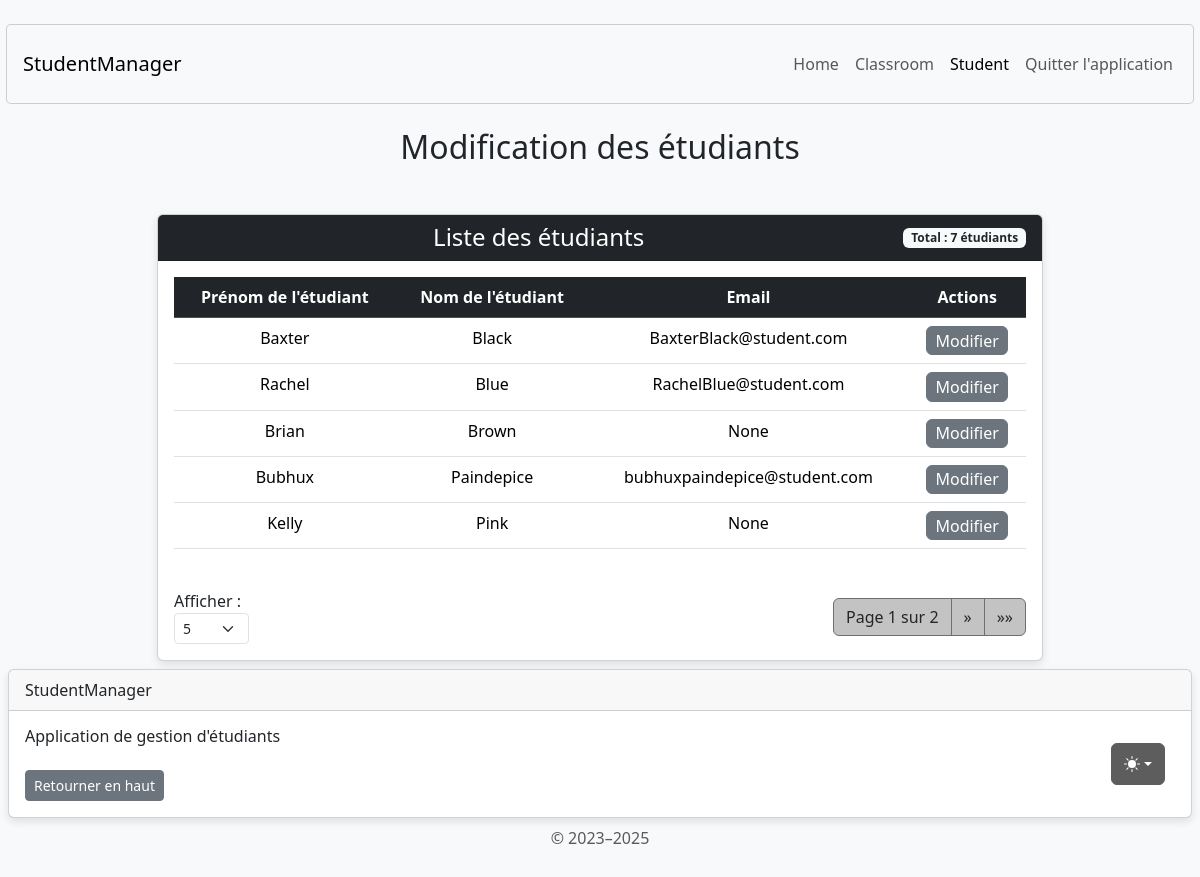
Page /student/update/ on the earlier database version.
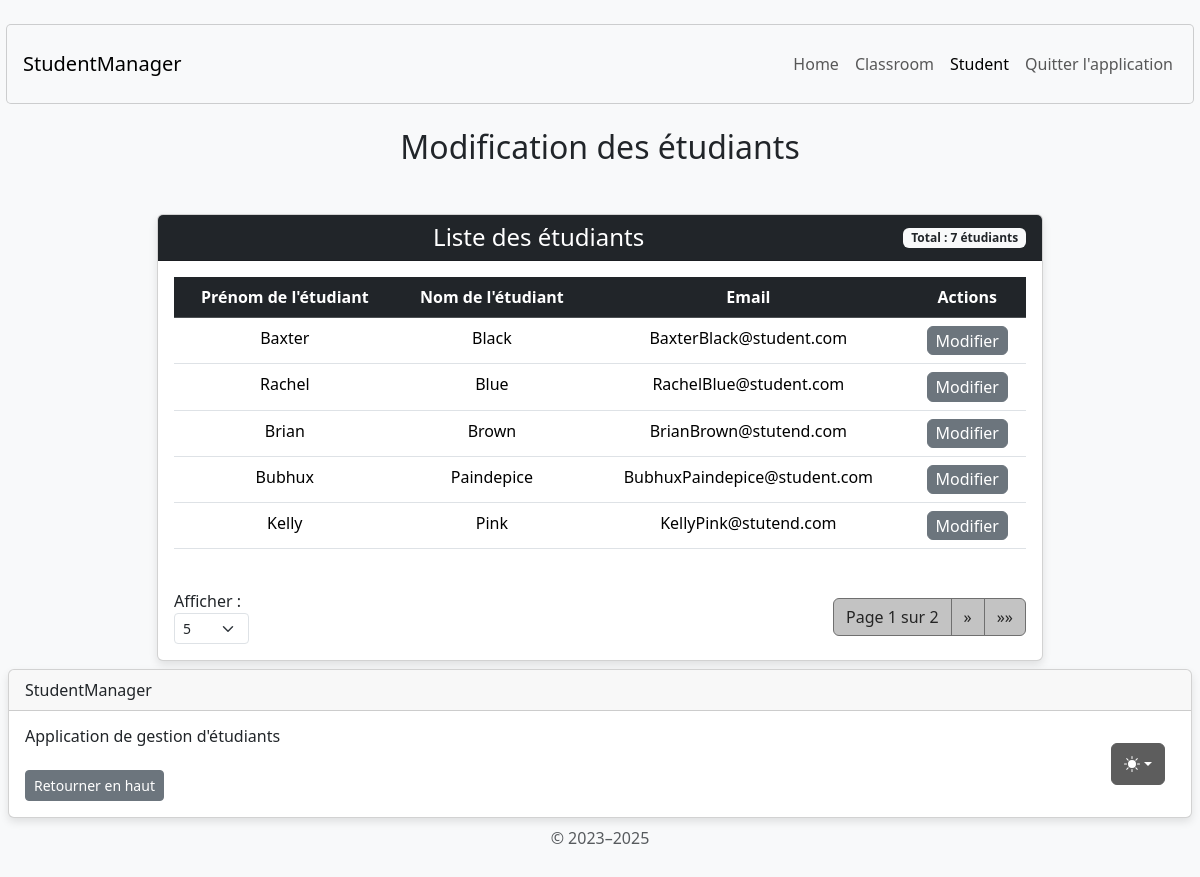
Same page on the later database version.
### student/models.py (models this page shows, shortened)
class Student(AbstractUser):
    username = None
    email = models.EmailField('email address', unique=True, null=True, blank=True)
    USERNAME_FIELD = 'email'
    REQUIRED_FIELDS = []
    classroom = models.ForeignKey(
        Classroom,
        on_delete=models.SET_NULL,
        null=True,
        blank=True,
        related_name="students"
    )
    lessons = models.ManyToManyField(Lesson, through='StudentLesson', blank=True)
    groups = models.ManyToManyField(
        'auth.Group',
        blank=True,
        related_name='student_set',
        help_text='The groups this user belongs to.',
        verbose_name='groups'
    )
    user_permissions = models.ManyToManyField(
        'auth.Permission',
        blank=True,
        related_name='student_set_permissions',
        help_text='Specific permissions for this user.',
        verbose_name='user permissions'
    )

### student/views.py (the view, shortened to what this page needs)
# urls.py: path('student/update/', update_student_info_view, name='update_student_info'),
def update_student_info_view(request, student_id=None):
    per_page_options = [5, 10, 50, 100]
    classrooms = Classroom.objects.all()
    try:
        items_per_page = int(request.GET.get('items_per_page', 5))
        items_per_page = items_per_page if items_per_page in per_page_options else 5
    except (ValueError, TypeError):
        items_per_page = 10
    students = Student.objects.all().order_by('last_name', 'first_name')
    paginator = Paginator(students, items_per_page)
    page_number = request.GET.get('page')
    page_obj = paginator.get_page(page_number)
    context = {
        'page_obj': page_obj,
        'has_students': students.exists(),
        'items_per_page': items_per_page,
        'per_page_options': per_page_options,
        'classrooms': classrooms,
    }
    return render(request, 'student/update_student_info.html', context)

### student/templates/student/update_student_info.html (shortened to what the changed rows need)
{% extends 'home/base.html' %}
{% load static %}
{% block content %}
<body class="d-flex align-items-center py-4 bg-body-tertiary">
    <main class="container text-center">
        <h2 class="mb-4 mt-4">Modification des étudiants</h2>
        <div class="container mt-5">
            <div class="row justify-content-center">
                <div class="col-md-10">
                    <div class="card">
                        <div class="card-body">
                            {% if has_students %}
                            <div class="table-responsive">
                                <table class="table table-hover">
                                    <thead class="table-dark">
                                        <tr>
                                            <th scope="col">Prénom de l'étudiant</th>
                                            <th scope="col">Nom de l'étudiant</th>
                                            <th scope="col">Email</th>
                                            <th scope="col">Actions</th>
                                        </tr>
                                    </thead>
                                    <tbody>
                                        {% for student in page_obj %}
                                        <tr>
                                            <td>{{ student.first_name }}</td>
                                            <td>{{ student.last_name }}</td>
                                            <td>{{ student.email }}</td>
                                            <td>
                                                <button type="button" class="btn btn-secondary btn-custom-hover btn-custom-padding"
                                                    data-bs-toggle="modal"
                                                    data-bs-target="#editModal{{ student.id }}">
                                                    Modifier
                                                </button>
                                            </td>
                                        </tr>
                                        {% endfor %}
                                    </tbody>
                                </table>
                            </div>
                            {% else %}
                            <div class="alert alert-info" role="alert">
                                Il n'y a pas d'étudiants à afficher.
                            </div>
                            {% endif %}
                        </div>
                    </div>
                </div>
            </div>
        </div>
    </main>
</body>
{% endblock content %}

Differences in the rows shown:
changed Student "Brian": email "None" → "BrianBrown@stutend.com"
changed Student "Bubhux": email "bubhuxpaindepice@student.com" → "BubhuxPaindepice@student.com"
changed Student "Kelly": email "None" → "KellyPink@stutend.com"
